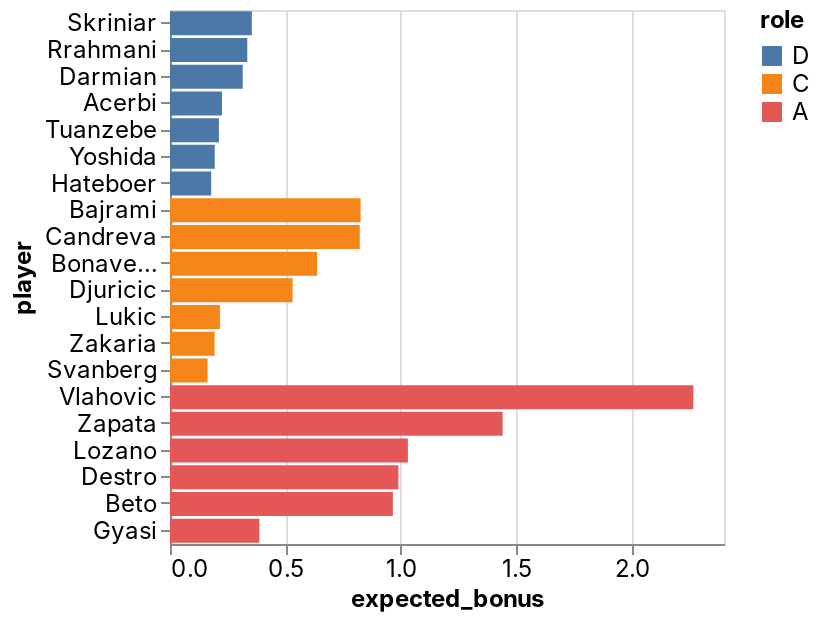

The cell this chart's notebook holds for it:
### Code cell
_deepnote_run_altair(team, """{"$schema":"https://vega.github.io/schema/vega-lite/v4.json","mark":{"type":"bar","tooltip":{"content":"data"}},"height":220,"autosize":{"type":"fit"},"data":{"name":"placeholder"},"encoding":{"x":{"field":"expected_bonus","type":"quantitative","sort":null,"scale":{"type":"linear","zero":false}},"y":{"field":"player","type":"nominal","sort":null,"scale":{"type":"linear","zero":true}},"color":{"field":"role","type":"nominal","sort":null,"scale":{"type":"linear","zero":false}}}}""")

### Figure 1 — Vega-Lite specification as saved in the notebook (floating-point values rounded to 4 significant figures)
{"config": {"view": {"continuousWidth": 400, "continuousHeight": 300}, "area": {"fill": "#51C0E9"}, "axis": {"labelFont": "Inter, sans-serif", "labelFontSize": 12, "labelFontWeight": "normal", "labelLimit": 60, "labelOverlap": "greedy", "titleFont": "Inter, sans-serif", "titleFontSize": 12, "titleFontWeight": "bold"}, "background": "#ffffff", "legend": {"labelFont": "Inter, sans-serif", "labelFontSize": 12, "titleFont": "Inter, sans-serif", "titleFontSize": 12, "titleFontWeight": "bold"}, "line": {"stroke": "#51C0E9", "strokeWidth": 2}, "rect": {"fill": "#51C0E9"}, "title": {"anchor": "start", "color": "#000000", "font": "Inter, sans-serif", "fontSize": 22, "fontWeight": "normal"}}, "data": {"name": "data-3df72a5b5c22488e73246df865af7f43"}, "mark": {"type": "bar", "tooltip": {"content": "data"}}, "autosize": {"type": "fit"}, "encoding": {"color": {"type": "nominal", "field": "role", "scale": {"type": "linear", "zero": false}, "sort": null}, "x": {"type": "quantitative", "field": "expected_bonus", "scale": {"type": "linear", "zero": false}, "sort": null}, "y": {"type": "nominal", "field": "player", "scale": {"type": "linear", "zero": true}, "sort": null}}, "height": 300, "width": "container", "$schema": "https://vega.github.io/schema/vega-lite/v4.json", "datasets": {"data-3df72a5b5c22488e73246df865af7f43": [{"fanta_team": "AI sereje ja dejeDe jebe tu de jebere", "role": "D", "player": "Skriniar", "team": "Inter", "opponent": "Bologna", "date": "2022-04-27T00:00:00", "expected_bonus": 0.3546}, {"fanta_team": "AI sereje ja dejeDe jebe tu de jebere", "role": "D", "player": "Rrahmani", "team": "Napoli", "opponent": "Sassuolo", "date": "2022-04-30T00:00:00", "expected_bonus": 0.3348}, {"fanta_team": "AI sereje ja dejeDe jebe tu de jebere", "role": "D", "player": "Darmian", "team": "Inter", "opponent": "Bologna", "date": "2022-04-27T00:00:00", "expected_bonus": 0.3151}, {"fanta_team": "AI sereje ja dejeDe jebe tu de jebere", "role": "D", "player": "Acerbi", "team": "Lazio", "opponent": "Spezia", "date": "2022-04-30T00:00:00", "expected_bonus": 0.225}, {"fanta_team": "AI sereje ja dejeDe jebe tu de jebere", "role": "D", "player": "Tuanzebe", "team": "Napoli", "opponent": "Sassuolo", "date": "2022-04-30T00:00:00", "expected_bonus": 0.2119}, {"fanta_team": "AI sereje ja dejeDe jebe tu de jebere", "role": "D", "player": "Yoshida", "team": "Sampdoria", "opponent": "Genoa", "date": "2022-04-30T00:00:00", "expected_bonus": 0.1938}, {"fanta_team": "AI sereje ja dejeDe jebe tu de jebere", "role": "D", "player": "Hateboer", "team": "Atalanta", "opponent": "Torino", "date": "2022-04-27T00:00:00", "expected_bonus": 0.1783}, {"fanta_team": "AI sereje ja dejeDe jebe tu de jebere", "role": "C", "player": "Bajrami", "team": "Empoli", "opponent": "Torino", "date": "2022-05-01T00:00:00", "expected_bonus": 0.8257}, {"fanta_team": "AI sereje ja dejeDe jebe tu de jebere", "role": "C", "player": "Candreva", "team": "Sampdoria", "opponent": "Genoa", "date": "2022-04-30T00:00:00", "expected_bonus": 0.822}, {"fanta_team": "AI sereje ja dejeDe jebe tu de jebere", "role": "C", "player": "Bonaventura", "team": "Fiorentina", "opponent": "Udinese", "date": "2022-04-27T00:00:00", "expected_bonus": 0.6375}, {"fanta_team": "AI sereje ja dejeDe jebe tu de jebere", "role": "C", "player": "Djuricic", "team": "Sassuolo", "opponent": "Napoli", "date": "2022-04-30T00:00:00", "expected_bonus": 0.5312}, {"fanta_team": "AI sereje ja dejeDe jebe tu de jebere", "role": "C", "player": "Lukic", "team": "Torino", "opponent": "Atalanta", "date": "2022-04-27T00:00:00", "expected_bonus": 0.2162}, {"fanta_team": "AI sereje ja dejeDe jebe tu de jebere", "role": "C", "player": "Zakaria", "team": "Juventus", "opponent": "Venezia", "date": "2022-05-01T00:00:00", "expected_bonus": 0.1932}, {"fanta_team": "AI sereje ja dejeDe jebe tu de jebere", "role": "C", "player": "Svanberg", "team": "Bologna", "opponent": "Inter", "date": "2022-04-27T00:00:00", "expected_bonus": 0.1629}, {"fanta_team": "AI sereje ja dejeDe jebe tu de jebere", "role": "A", "player": "Vlahovic", "team": "Juventus", "opponent": "Venezia", "date": "2022-05-01T00:00:00", "expected_bonus": 2.267}, {"fanta_team": "AI sereje ja dejeDe jebe tu de jebere", "role": "A", "player": "Zapata", "team": "Atalanta", "opponent": "Torino", "date": "2022-04-27T00:00:00", "expected_bonus": 1.441}, {"fanta_team": "AI sereje ja dejeDe jebe tu de jebere", "role": "A", "player": "Lozano", "team": "Napoli", "opponent": "Sassuolo", "date": "2022-04-30T00:00:00", "expected_bonus": 1.031}, {"fanta_team": "AI sereje ja dejeDe jebe tu de jebere", "role": "A", "player": "Destro", "team": "Genoa", "opponent": "Sampdoria", "date": "2022-04-30T00:00:00", "expected_bonus": 0.9895}, {"fanta_team": "AI sereje ja dejeDe jebe tu de jebere", "role": "A", "player": "Beto", "team": "Udinese", "opponent": "Fiorentina", "date": "2022-04-27T00:00:00", "expected_bonus": 0.9655}, {"fanta_team": "AI sereje ja dejeDe jebe tu de jebere", "role": "A", "player": "Gyasi", "team": "Spezia", "opponent": "Lazio", "date": "2022-04-30T00:00:00", "expected_bonus": 0.3872}]}}
